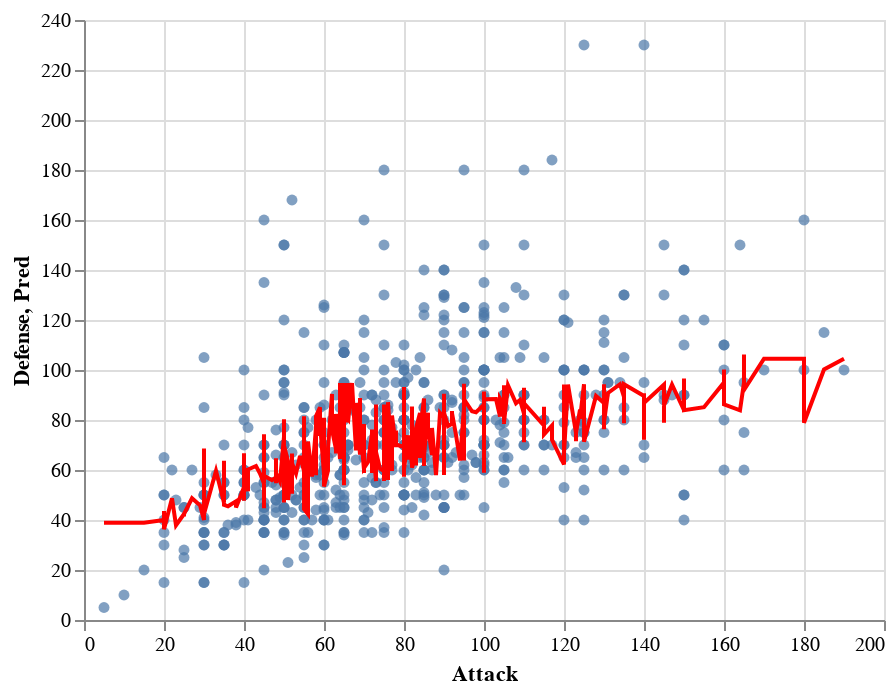

The code cell stored with this chart in its notebook:
### Code cell
c6 = alt.Chart(X_test1).mark_circle().encode(
    x="Attack",
    y="Defense"
)
c7=alt.Chart(X_test1).mark_line(color="red").encode(
    x="Attack",
    y="Pred"
)
c6+c7
# similar result will happen to the test chart

### Figure 1 — Vega-Lite specification as saved in the notebook (floating-point values rounded to 4 significant figures; data arrays with more than 128 entries replaced by an {"elided": "..."} marker saying what was removed)
{"config": {"view": {"continuousWidth": 400, "continuousHeight": 300}}, "layer": [{"mark": "circle", "encoding": {"x": {"type": "quantitative", "field": "Attack"}, "y": {"type": "quantitative", "field": "Defense"}}}, {"mark": {"type": "line", "color": "red"}, "encoding": {"x": {"type": "quantitative", "field": "Attack"}, "y": {"type": "quantitative", "field": "Pred"}}}], "data": {"name": "data-a26a56eadbb28f824d881fb4340d1f3d"}, "$schema": "https://vega.github.io/schema/vega-lite/v4.8.1.json", "datasets": {"data-a26a56eadbb28f824d881fb4340d1f3d": {"elided": "600 records"}}}
